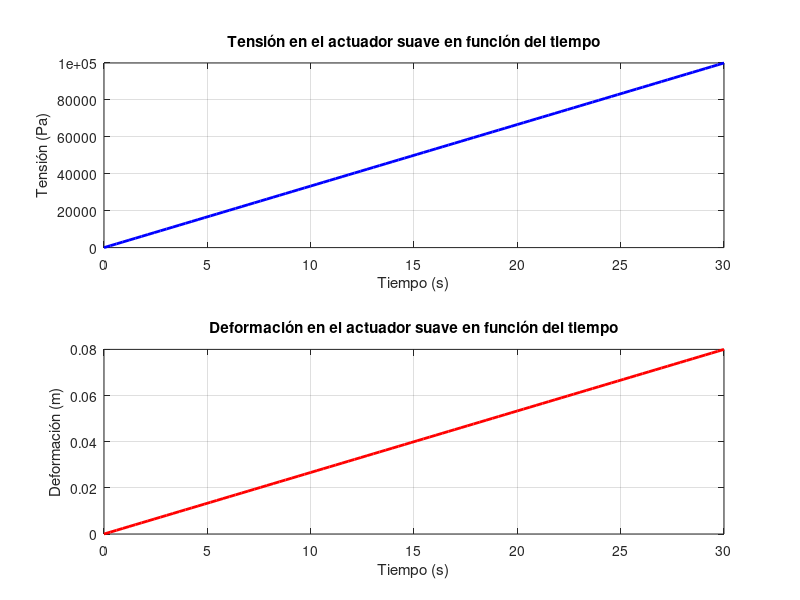

Source code (MATLAB):
%Este código es para calcular la deformación de un actuador suave
%elaborado con un elastomero que es el Ecoflex OO-30. 
%El calculo de la deformación de este actuador se empleo para el 
%desarrollo de la tesis de doctorado de Yuritsa Páez, UPIITA IPN.

% Propiedades del material Ecoflex 00-30
E = 125e3; % Módulo de Young en Pa
nu = 0.49; % Coeficiente de Poisson
G = E / (2 * (1 + nu)); % Módulo de corte

% Geometría del actuador
largo_actuador = 100e-3; % Longitud en metros (100 mm)
ancho = 20e-3; % Anchura en metros (20 mm)
grosor = 5e-3; % Grosor en metros (5 mm)

% Propiedades de las cámaras de aire
num_camaras = 1;
longitud_camara = largo_actuador / num_camaras;
presion_camara = 100e3; % Presión en Pa

% Tiempo de activación
tiempo_act = 30; % en segundos
tiempo_steps = 100; % número de pasos de tiempo para la simulación
time_vector = linspace(0, tiempo_act, tiempo_steps);

% Inicialización de variables para tensiones y deformaciones
deformacion = zeros(length(time_vector), 1);
tensions = zeros(length(time_vector), 1);

% Cálculo de tensiones y deformaciones
for t = 1:length(time_vector)
    % Presión aplicada en cada cámara a lo largo del tiempo
    pressure_t = presion_camara * (time_vector(t) / tiempo_act);
    force_t = pressure_t * (ancho * grosor);
    
    % Cálculo de la tensión normal en la dirección x (longitudinal)
    sigma_x = force_t / (ancho * grosor);
    
    % Cálculo de la deformación en la dirección x (longitudinal) usando la ley de Hooke generalizada
    epsilon_x = (1/E) * (sigma_x - nu * (0 + 0)); % Tensiones en y y z son cero en este modelo simplificado
    
    % Guardar valores
    tensions(t) = sigma_x;
    deformacion(t) = epsilon_x * largo_actuador; % Deformación total en metros
end

% Visualización de tensiones y deformaciones en función del tiempo
figure;
subplot(2, 1, 1);
plot(time_vector, tensions, 'b', 'LineWidth', 2);
xlabel('Tiempo (s)');
ylabel('Tensión (Pa)');
title('Tensión en el actuador suave en función del tiempo');
grid on;

subplot(2, 1, 2);
plot(time_vector, deformacion, 'r', 'LineWidth', 2);
xlabel('Tiempo (s)');
ylabel('Deformación (m)');
title('Deformación en el actuador suave en función del tiempo');
grid on;